Frame 1 (no input): blank canvas, image omitted
Frame 60 (the mouse pressed at the canvas centre just before this capture): blank canvas, image omitted
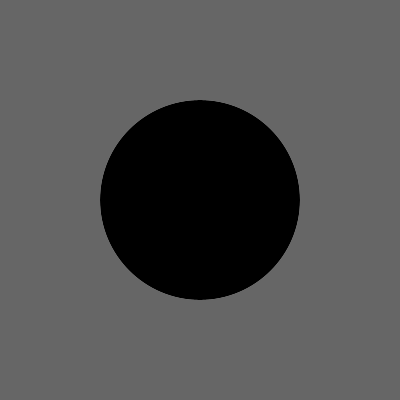
Frame 120 (the mouse held since frame 60 and released just before this capture)

The Processing sketch whose frames 1 and 60 were blank and that drew this single picture after the mouse press (run headless with seeded random() and noise(); from frame 60 on, the mouse is pressed at the canvas centre):

// Processing sketch: Exercise_4
// ── Exercise_4.pde
/* Lab-1b - Animating your Drawings
 * Exercise 4
 *
 * Version: 1.0
 * By: Kieron Garvey
 * Date: 18/Jan/2023
 */

void setup()
{
  size(400, 400);
}
void draw()
{
  background(102); //Black

  noStroke();
  fill(255, 255, 255);  // White
  circle(mouseX, mouseY, mouseY);
  
  noStroke();
  fill(0, 0, 0);  // White
  circle(mouseY, mouseX, mouseX);
}
